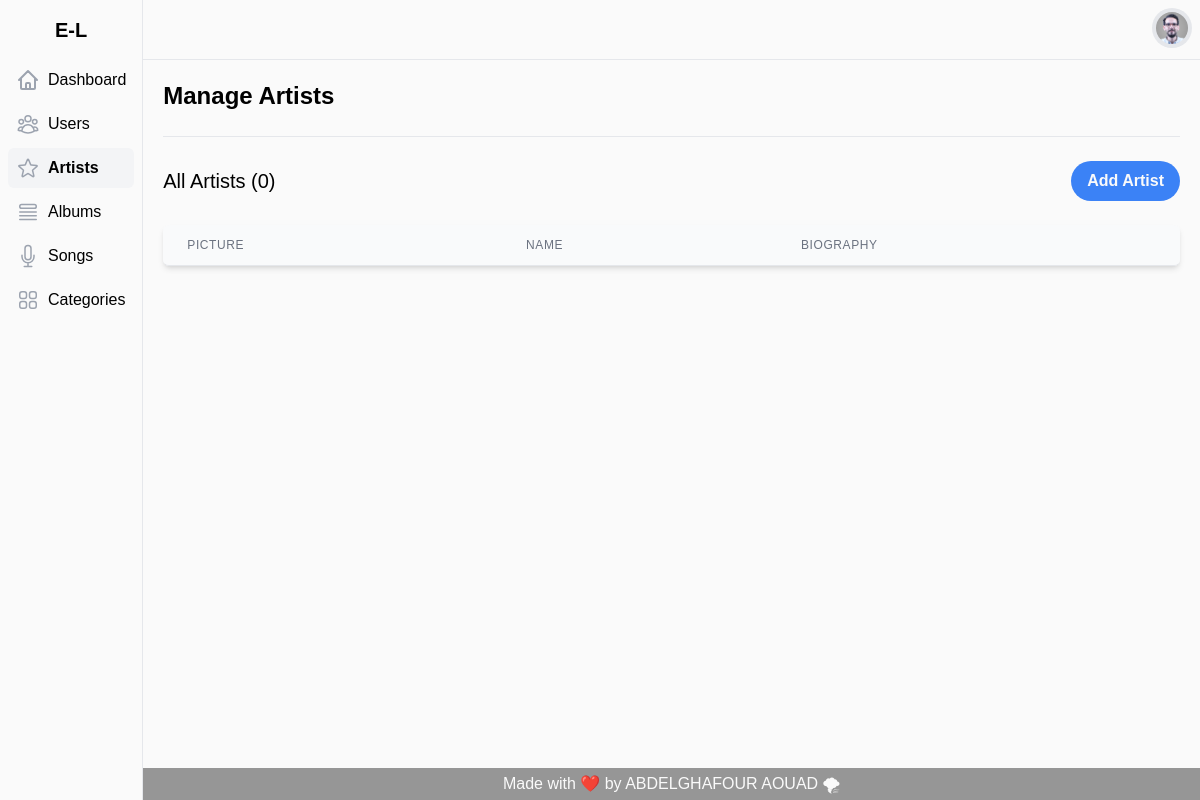
Page /artists.php on the earlier database version.
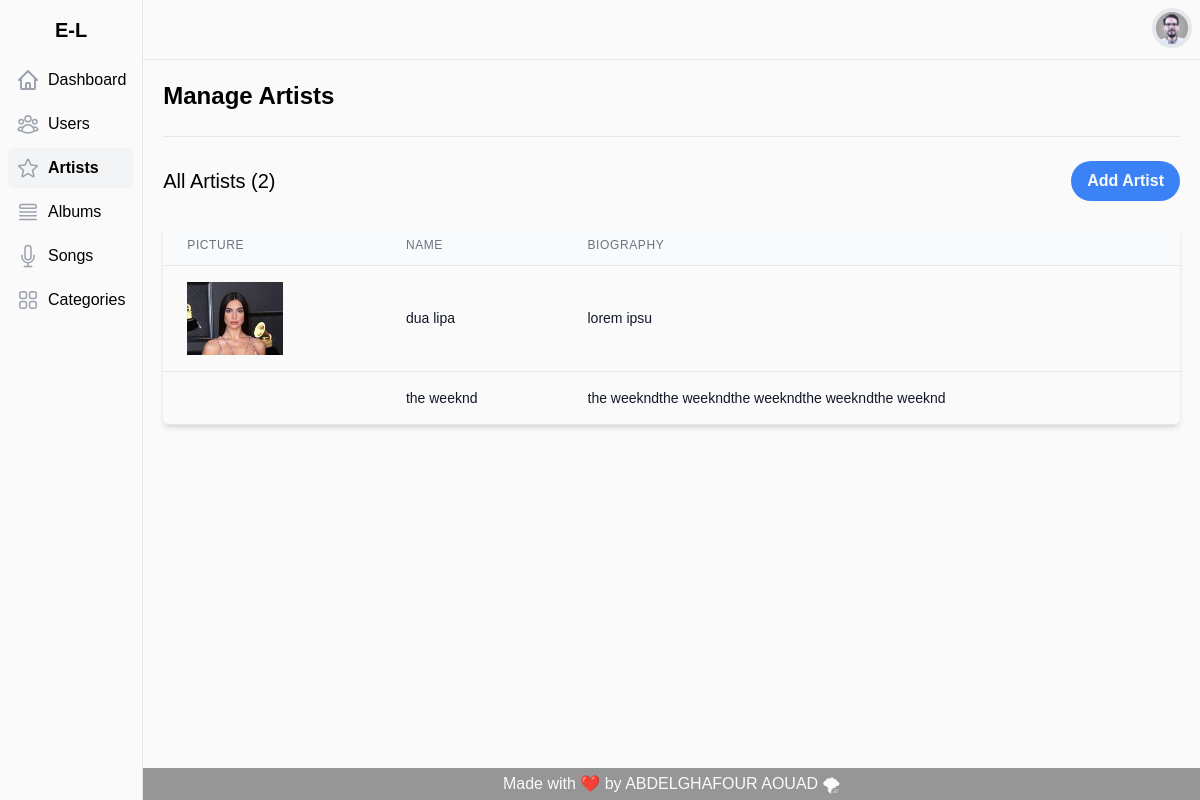
Same page on the later database version.
### tables this page shows
CREATE TABLE IF NOT EXISTS `artists` (
  `id` int NOT NULL AUTO_INCREMENT,
  `name` varchar(120) NOT NULL,
  `picture` text NOT NULL,
  `biography` text NOT NULL,
  `created_at` timestamp NOT NULL,
  `updated_at` timestamp NOT NULL,
  `created_by` int NOT NULL,
  `updated_by` int NOT NULL,
  PRIMARY KEY (`id`)
);

### models/connection.php (called while the page is built, shortened)
<?php
class Connection
{
  private $serv = 'localhost';
  private $user = 'root';
  private $pass = '';
  private $bd = 'e-lyrics';
  private function pdoConnection()
  {
    $con = new PDO('mysql:host=' . $this->serv . ';dbname=' . $this->bd, $this->user, $this->pass);
    $con->setAttribute(PDO::ATTR_DEFAULT_FETCH_MODE, PDO::FETCH_ASSOC);
    try {
      return $con;
    } catch (PDOException $e) {
      echo 'Database Error: ' . $e->getMessage();
    }
  }
  public function connect()
  {
    return $this->pdoConnection();
  }
}

### models/statistic.php (called while the page is built, shortened)
<?php
require_once 'connection.php';
class Statistic extends Connection
{
  public $table;
  public function countt()
  {
    $sql = "SELECT count(id) FROM $this->table";
    $stmt = $this->connect()->prepare($sql);
    $stmt->execute();
    $result = $stmt->fetch()['count(id)'];
    return $result;
  }
}

### models/artist.php (called while the page is built, shortened)
<?php
require_once 'connection.php';
class Artist extends Connection
{
      public function allArtists()
      {
            $sql = "SELECT * FROM artists";
            $stmt = $this->connect()->prepare($sql);
            $stmt->execute();
            $result = $stmt->fetchAll();
            return $result;
      }
}

### views/tab-artists.php (the view)
<?php
require_once 'models/artist.php';
$artists = (new Artist)->allArtists();
?>
<div class="flex flex-col mt-6">
      <div class="-my-2 overflow-x-auto sm:-mx-6 lg:-mx-8">
            <div class="inline-block min-w-full py-2 align-middle sm:px-6 lg:px-8">
                  <div class="overflow-hidden border-b border-gray-200 rounded-md shadow-md">
                        <table class="min-w-full overflow-x-scroll divide-y divide-gray-200">
                              <thead class="bg-gray-50">
                                    <tr>
                                          <th scope="col" class="px-6 py-3 text-xs font-medium tracking-wider text-left text-gray-500 uppercase">Picture</th>
                                          <th scope="col" class="px-6 py-3 text-xs font-medium tracking-wider text-left text-gray-500 uppercase">Name</th>
                                          <th scope="col" class="px-6 py-3 text-xs font-medium tracking-wider text-left text-gray-500 uppercase">Biography</th>
                                    </tr>
                              </thead>
                              <tbody class="bg-white divide-y divide-gray-200">
                                    <?php
                                    foreach ($artists as  $artist) { ?>
                                          <tr class="transition-all hover:bg-gray-100 hover:shadow-lg" onclick="getartist(<?= $artist['id'] ?>)" id="<?= $artist['id'] ?>">
                                                <td class="px-6 py-4 whitespace-nowrap">
                                                      <div class="flex items-center">
                                                            <div class="flex-shrink-0 md:w-24 w-14">
                                                                  <img class="picture" artist="<?= $artist['picture'] ?>" src="assets/img/artist/<?= $artist['picture'] ?>" alt="" />
                                                            </div>
                                                      </div>
                                                </td>
                                                <td class="artist px-6 py-4 whitespace-nowrap">
                                                      <p class="name text-sm truncate max-w-sm text-gray-900" artist="<?= $artist['name'] ?>"><?= $artist['name'] ?></p>
                                                </td>
                                                <td class="artist px-6 py-4 whitespace-nowrap">
                                                      <p class="name text-sm truncate max-w-sm text-gray-900" artist="<?= $artist['biography'] ?>"><?= $artist['biography'] ?></p>
                                                </td>
                                          </tr>
                                    <?php } ?>
                              </tbody>
                        </table>
                  </div>
            </div>
      </div>
</div>

### artists.php (shortened to what this page needs)
<?php
require_once 'models/statistic.php';
$statistic = new Statistic();
$statistic->table = "artists";
?>
<!DOCTYPE html>
<html lang="en">
<head>
  <link rel="stylesheet" href="assets/css/style.css" />
</head>
<body class="font-Poppins">
  <div class="flex h-screen overflow-y-hidden bg-white">
    <?php
    include 'include/side-dash.php';
    sidebar('artists');
    ?>
    <div class="flex flex-col flex-1 h-full overflow-hidden">
      <?php include 'include/nav-dash.php'; ?>
      <main class="flex-1 max-h-full p-5 overflow-hidden overflow-y-scroll">
        <div class="flex flex-col items-start justify-between pb-6 space-y-4 border-b lg:items-center lg:space-y-0 lg:flex-row">
          <h1 class="text-2xl font-semibold whitespace-nowrap">Manage Artists</h1>
        </div>
        <div class="flex mt-6 items-center justify-between">
          <h3 class="text-xl">All Artists (<?= $statistic->countt() ?>)</h3>
          <button onclick="openModal()" type="button" class="bg-blue-500 hover:bg-blue-700 text-white font-bold py-2 px-4 rounded-full">
            Add Artist
          </button>
        </div>
        <?php
        include 'views/tab-artists.php';
        ?>
      </main>
      <footer class="py-1 bg-transparentBlack">
        <div class="container mx-auto">
          <p class="text-shadow-lg text-xs md:text-base text-center text-white">Made with ❤️ by ABDELGHAFOUR AOUAD 🌪</p>
        </div>
      </footer>
    </div>
  </div>
</body>
</html>

### include/side-dash.php (shortened to what this page needs)
<?php function sidebar($path)
{ ?>
  <aside class="inset-y-0 z-10 flex flex-col flex-shrink-0 w-fit max-h-screen overflow-hidden transition-all transform bg-white border-r shadow-lg lg:z-auto lg:static lg:shadow-none">
    <div class="flex items-center justify-center flex-shrink-0 p-2">
      <a href="index.php" class="pt-2">
        <div class="font-RockStars font-semibold text-sm ms:text-xl md:text-xl">
          <span class="text-gold">E-L</span>
        </div>
      </a>
    </div>
    <nav class="flex-1 overflow-hidden hover:overflow-y-auto">
      <ul class="p-2 overflow-hidden">
        <li class="pb-1">
          <a href="dashboard.php" class="flex justify-start items-center p-2 space-x-2 rounded-md <?= ($path == 'dashboard') ? 'bg-gray-100 font-bold' : 'hover:bg-gray-100' ?> hover:bg-gray-100 ">
            <span>
            </span>
            <span class="hidden md:block">Dashboard</span>
          </a>
        </li>
        <li class="pb-1">
          <a href="users.php" class="flex justify-start items-center p-2 space-x-2 rounded-md <?= ($path == 'users') ? 'bg-gray-100 font-bold' : 'hover:bg-gray-100' ?> hover:bg-gray-100">
            <span>
            </span>
            <span class="hidden md:block">Users</span>
          </a>
        </li>
        <li class="pb-1">
          <a href="artists.php" class="flex justify-start items-center p-2 space-x-2 rounded-md <?= ($path == 'artists') ? 'bg-gray-100 font-bold' : 'hover:bg-gray-100' ?> hover:bg-gray-100">
            <span>
            </span>
            <span class="hidden md:block">Artists</span>
          </a>
        </li>
        <li class="pb-1">
          <a href="albums.php" class="flex justify-start items-center p-2 space-x-2 rounded-md <?= ($path == 'albums') ? 'bg-gray-100 font-bold' : 'hover:bg-gray-100' ?> hover:bg-gray-100">
            <span>
            </span>
            <span class="hidden md:block">Albums</span>
          </a>
        </li>
        <li class="pb-1">
          <a href="songs.php" class="flex justify-start items-center p-2 space-x-2 rounded-md <?= ($path == 'songs') ? 'bg-gray-100 font-bold' : 'hover:bg-gray-100' ?> hover:bg-gray-100">
            <span>
            </span>
            <span class="hidden md:block">Songs</span>
          </a>
        </li>
        <li class="pb-1">
          <a href="categories.php" class="flex justify-start items-center p-2 space-x-2 rounded-md <?= ($path == 'categories') ? 'bg-gray-100 font-bold' : 'hover:bg-gray-100' ?> hover:bg-gray-100">
            <span>
            </span>
            <span class="hidden md:block">Categories</span>
          </a>
        </li>
      </ul>
    </nav>
  </aside>
<?php
}
?>

### include/nav-dash.php (shortened to what this page needs)
<header class="flex-shrink-0 border-b">
  <div class="flex items-center justify-end p-2">
    <div class="relative flex items-center space-x-3">
      <div class="relative">
        <button id="dropdown" class="p-1 bg-gray-200 rounded-full focus:outline-none focus:ring">
          <img class="object-cover w-8 h-8 rounded-full" src="assets/img/users/user.png" alt="<?= $_SESSION['full_name'] ?>" />
        </button>
      </div>
    </div>
  </div>
</header>

Differences in the rows shown:
added artists: picture (picture), name "dua lipa", biography "lorem ipsu"
added artists: name "the weeknd", biography "the weekndthe weekndthe weekndthe weekndthe weeknd"
Other differences:
$statistic->countt(): "0" → "2"
